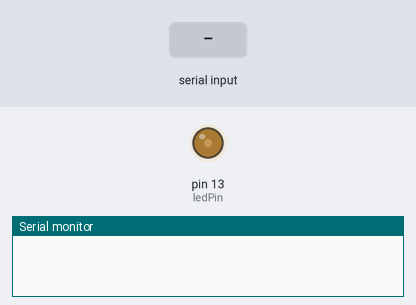
A program run on a simulated Arduino Mega 2560, built with avr-gcc and run on an emulated ATmega2560. Parts: output pins drawn as LEDs (lit = HIGH), the last lines printed to the serial monitor. Inputs (shaded band) come from the test bench.

Above: at 1.2 s.
1.3 s: "90\n" received over Serial
At 1.52 s:
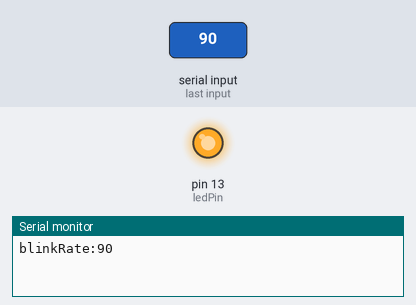
At 1.97 s:
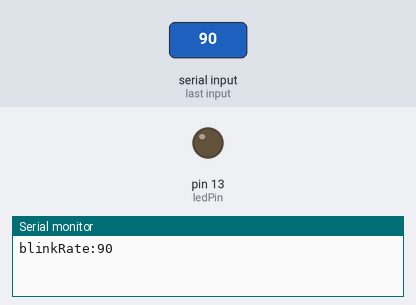
4.3 s: byte 10 (10) received over Serial
5.9 s: "90,45\n" received over Serial
At 7.1 s:
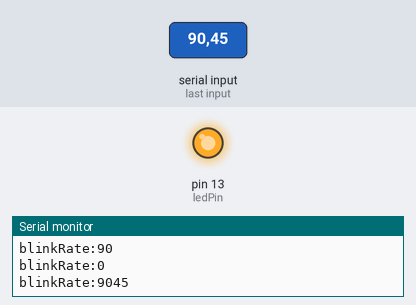
Timing chart, 0 to 8.9 s (numbered marks = the images above; inputs shaded):
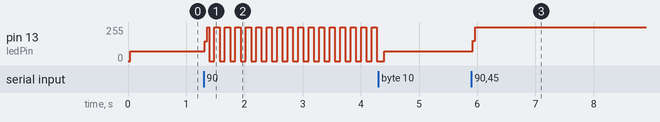

Measured:
- after the input at 1.3 s, pin 13 (ledPin): 72/255 → 149/255 at once, then moves between 0/255 and 255/255, repeating every 0.54 s
- after the input at 5.9 s, pin 13 (ledPin): 73/255 → 255/255 at once

The program:

main.cpp
```cpp
/*
 * Serial_Recesive_02 程序
 * 使LED闪烁的速度正比于所接受到的数字值
 * 本例 【串口接受的是多位的数字字符】
 */
#include <Arduino.h>
void blink();
const int ledPin = 13; // 连接到LED引脚
int blinkRate = 0;     // 闪烁
int value;             // 在Arduino语言开发中，如果你声明一个int类型的变量并没有显式地给它赋初值，系统会默认将该变量初始化为0。

void setup()
{
  // put your setup code here, to run once:
  Serial.begin(9600);
  pinMode(ledPin, OUTPUT);
}

void loop()
{
  // put your main code here, to run repeatedly:
  if (Serial.available()) // 检查是否至少有一个可用字符
  {
    char ch = Serial.read();

    /*if (isDigit(ch))语句是将每个数字字符转换成数字值后逐步构建最终的整数值。
    输入以字符123为例，转换为数字值123：
    value = 0，ch = 1， value = 1；
    value = 1，ch = 2，value = 12；
    value = 12， ch =3，value =123；*/

    if (isDigit(ch)) // 这是一个介于0和9之间的ASII数字吗？
    {
      value = (value * 10) + (ch - '0');
    }
    else if (ch == 10) // 这个是换行符吗
    {
      blinkRate = value;
      Serial.print("blinkRate:");
      Serial.println(blinkRate);
      value = 0;
    }
  }
  //Serial.print("blinkRate:");
  //Serial.println(blinkRate);
  blink();
}
void blink()
{
  digitalWrite(ledPin, HIGH);
  delay(blinkRate);
  digitalWrite(ledPin, LOW);
  delay(blinkRate);
}
```
